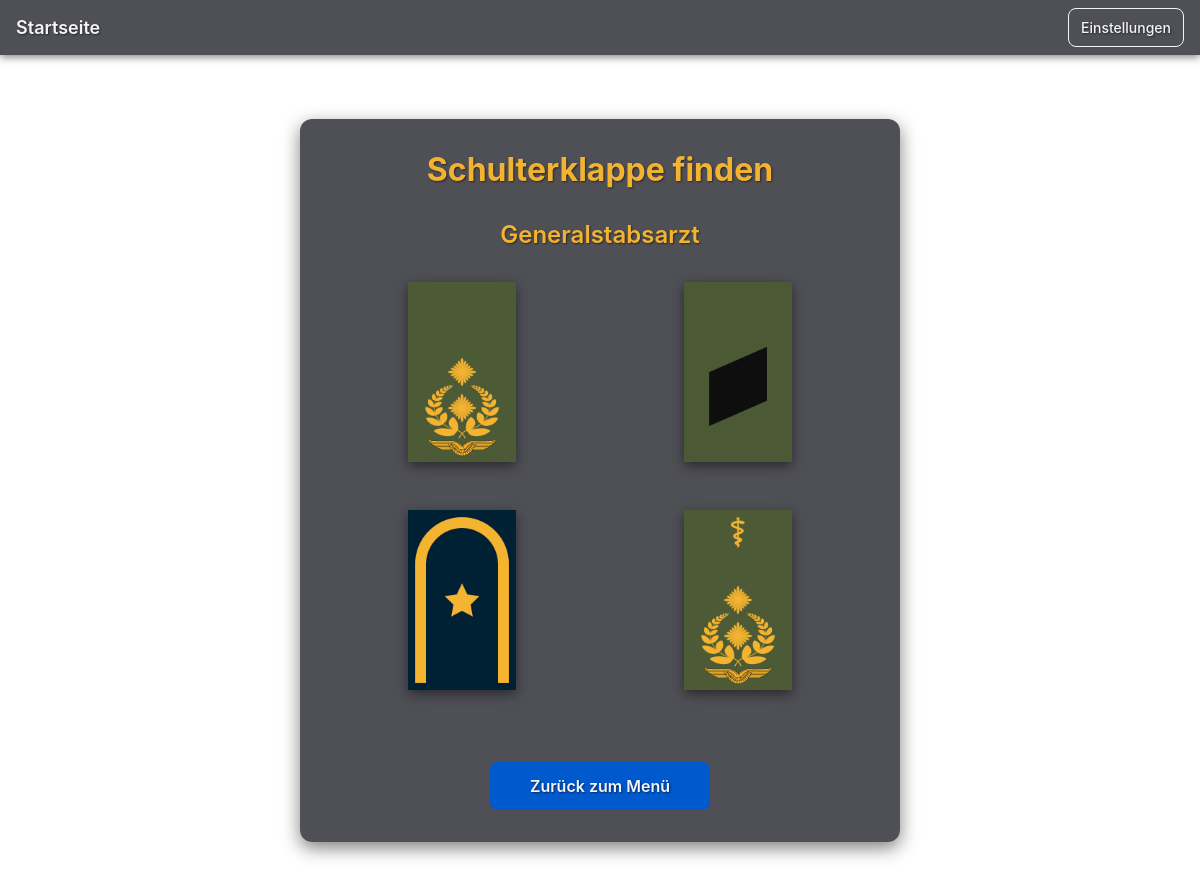
The page /ranks/quiz2 on the database its author committed.
### app/models.py (models this page shows, shortened)
class Rank(db.Model):
    __tablename__ = "rank"
    id = db.Column(db.Integer, primary_key=True)
    sort_order = db.Column(db.Integer, nullable=False, default=0)
    branch = db.Column(db.String(50))               # Heer, Luftwaffe, Marine
    title = db.Column(db.String(100))
    abbreviation = db.Column(db.String(20))
    level_code = db.Column(db.String(10))
    rank_type = db.Column(db.String(50))            # Mannschaft, Unteroffizier, Offizier
    rank_group = db.Column(db.String(100))          # Offizier: Leutnante und Hauptleute, Stabsoffiziere, Generale
    specialization = db.Column(db.String(50))       # Sanitäter
    description = db.Column(db.Text)
    image_filename = db.Column(db.String(200))

### app/routes.py (the view)
@bp.route("/ranks/quiz2")
def ranks_quiz2():
    branch = request.args.get("branch")
    if branch:
        session["quiz_branch"] = branch
        session["current_background"] = DEFAULT_BACKGROUNDS.get(branch, DEFAULT_BACKGROUNDS["Heer"])
    data = generate_quiz_data()
    return render_template(
        "ranks/ranks_quiz2.html",
        correct=data["correct"],
        options=data["options"],
        background=data["background"],
        selected_branch=data["branch"]
    )

### app/routes.py (called while the page is built)
def generate_quiz_data(branch=None):
    branch = branch or session.get("quiz_branch", "Alle")
    if branch == "Alle":
        ranks = Rank.query.all()
    else:
        ranks = Rank.query.filter_by(branch=branch).all()
    if not ranks:
        ranks = Rank.query.all()
    correct = random.choice(ranks)
    wrong = random.sample([r for r in ranks if r.id != correct.id], min(3, len(ranks) - 1))
    options = [correct] + wrong
    random.shuffle(options)
    background = session.get("current_background", DEFAULT_BACKGROUNDS.get(branch, DEFAULT_BACKGROUNDS["Heer"]))
    return {
        "branch": branch,
        "background": background,
        "correct": correct,
        "options": options
    }

### app/templates/ranks/ranks_quiz2.html (shortened to what this page needs)
{% extends "base.html" %}
{% block content %}
<div class="quiz">
  <h1 class="quiz__title">Schulterklappe finden</h1>
  <h4 class="quiz__subtitle">{{ correct.title }}</h4>
  <div class="quiz__grid">
    {% for opt in options %}
    <button
      id="{{ opt.id }}"
      data-id="{{ opt.id }}"
      onclick="checkAnswer({{ opt.id }}, {{ correct.id }})"
      class="quiz__image-button"
    >
      <img
        src="{{ url_for('static', filename='images/' + opt.image_filename) }}"
        alt="{{ opt.title }}"
        class="quiz__image"
      >
    </button>
    {% endfor %}
  </div>
    <div class="quiz__actions">
        <a href="{{ url_for('main.quizmodes', branch=selected_branch, mode='normal') }}"
            id="menu-btn"
            class="quiz__next quiz__back">
            Zurück zum Menü
        </a>
    </div>
</div>
{% endblock %}

### app/static/css/style.css (style rules this page uses)
a, button { text-decoration: none; }
:root { --bw-gold: rgba(242, 179, 48, 1); --bw-bg: rgba(20, 20, 30, 0.75); --gray-dark: rgba(31, 41, 55, 1); --gray-mid: rgba(55, 65, 81, 1); --gray-line: rgba(75, 85, 99, 1); --txt-light: rgba(243, 244, 246, 1); --shadows: rgba(0, 0, 0, 0.5); --hover: rgba(45, 55, 72, 1); --blue: rgba(0, 89, 205, 1); --red: rgba(220, 53, 69, 1); --green: rgba(40, 167, 69, 1); --font-family-sans: "Inter", "Helvetica Neue", Arial, sans-serif; --font-size-xs: 0.75rem; --font-size-sm: 0.875rem; --font-size-base: 1rem; --font-size-m: 1.125rem; --font-size-l: 1.5rem; --font-size-xl: 2rem; --font-size-xxl: 2.5rem; --font-size-xxxl: 3rem; --font-weight-regular: 400; --font-weight-medium: 500; --font-weight-semibold: 600; --font-weight-bold: 700; --line-height-tight: 1.2; --line-height-normal: 1.5; --line-height-loose: 1.8; --space-1: 0.25rem; --space-2: 0.5rem; --space-3: 0.75rem; --space-4: 1rem; --space-5: 1.5rem; --space-6: 2rem; --space-7: 3rem; --space-8: 4rem; --padding-section: var(--space-6); --radius-xs: 4px; --radius-sm: 6px; --radius-m: 8px; --radius-l: 12px; --radius-xl: 16px; --radius-full: 9999px; --radius-button: var(--radius-m); --radius-card: var(--radius-l); --radius-modal: var(--radius-xl); --space-section: var(--space-7); --space-card: var(--space-5); --font-heading: var(--font-size-xxl); --font-subheading: var(--font-size-l); --font-body: var(--font-size-base); }
.quiz { background-color: var(--bw-bg); color: var(--txt-light); padding: var(--space-7); border-radius: var(--radius-card); box-shadow: 0 6px 18px var(--shadows); max-width: 600px; margin: var(--space-8) auto; text-align: center; font-family: var(--font-family-sans); }
.quiz__title { color: var(--bw-gold); font-size: var(--font-heading); font-weight: var(--font-weight-bold); margin-bottom: var(--space-6); }
.quiz { text-align: center; padding: var(--space-6); font-family: var(--font-family-sans); color: var(--txt-light); margin: var(--space-8) auto; }
.quiz__title { font-size: var(--font-size-xl); font-weight: var(--font-weight-bold); color: var(--bw-gold); margin-bottom: var(--space-6); }
.quiz__subtitle { color: var(--bw-gold); font-weight: var(--font-weight-semibold); margin: var(--space-6); }
.quiz__image { max-height: 200px; width: auto; object-fit: contain; border-radius: var(--radius-md); box-shadow: 0 4px 16px var(--shadows); margin-bottom: var(--space-6); transition: transform 0.2s ease, box-shadow 0.2s ease; }
.quiz__image-button { background: none; border: none; outline: none; padding: 0; margin: 0; appearance: none; -webkit-appearance: none; box-shadow: none; }
.quiz__grid { display: grid; grid-template-columns: repeat(2, 1fr); gap: var(--space-4); justify-items: center; }
.quiz__grid .quiz__image { max-height: 180px; width: auto; border-radius: var(--radius-md); box-shadow: 0 4px 12px var(--shadows); }
.quiz__actions { display: flex; justify-content: center; gap: var(--space-4); margin-top: var(--space-5); flex-wrap: wrap; }
.quiz__actions .quiz__next, .quiz__actions .quiz__back { flex: 1 1 180px; max-width: 220px; text-align: center; }
.quiz__back { background-color: var(--blue); color: var(--txt-light); font-weight: var(--font-weight-semibold); border-radius: var(--radius-button); padding: var(--space-3) var(--space-5); text-decoration: none; transition: all 0.2s ease-in-out; }
.quiz__next { background-color: var(--blue); color: var(--txt-light); font-weight: var(--font-weight-semibold); border-radius: var(--radius-button); padding: var(--space-3) var(--space-5); text-decoration: none; transition: all 0.2s ease-in-out; }
.quiz__next { display: inline-block; margin-top: var(--space-4); background-color: var(--blue); color: var(--txt-light); font-weight: var(--font-weight-semibold); border-radius: var(--radius-button); padding: var(--space-3) var(--space-5); text-decoration: none; border: none; transition: all 0.2s ease-in-out; cursor: pointer; }
h1 { font-size: 2.2rem; font-weight: 600; color: var(--bw-gold); margin-bottom: 2rem; }

### rows shown on the page
Rank: title "Generalstabsarzt", image_filename+title (picture)
Rank: image_filename+title (picture)
Rank: image_filename+title (picture)
Rank: image_filename (picture)
